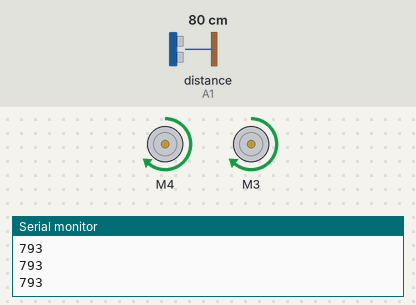
Simulated run of this sketch. Board: Arduino Uno, built with avr-gcc and run on an emulated ATmega328P. On the bench: 2 × DC motor (green arrow = forward, orange = backward, longer = faster), the last lines printed to the serial monitor. Wiring (inferred from the names in the program): ultrasonic range finder: trigger A0; echo A1. Inputs (shaded band) come from the test bench; at power-on: distance to the obstacle (sensor on A1) 80 cm. The echo pulse lasts 58.3 µs per cm; random numbers use the default seed unless the sketch sets one.

Above: at 1.27 s.
1.3 s: distance to the obstacle (sensor on A1) set to 2 cm
At 1.48 s:
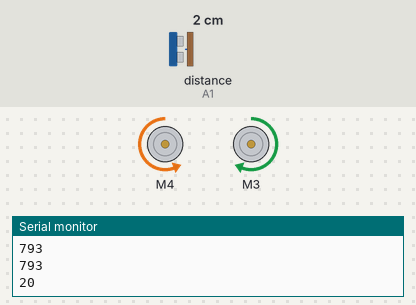
4.3 s: distance to the obstacle (sensor on A1) set to 4 cm
7.3 s: distance to the obstacle (sensor on A1) set to 120 cm
10.3 s: distance to the obstacle (sensor on A1) set to 19 cm
13.3 s: distance to the obstacle (sensor on A1) set to 16 cm
16.3 s: distance to the obstacle (sensor on A1) set to 18 cm
At 16.3 s:
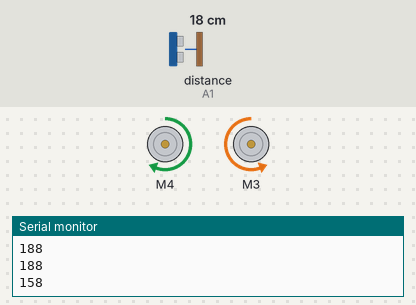
Timing chart, 0 to 20.3 s (numbered marks = the images above; inputs shaded):
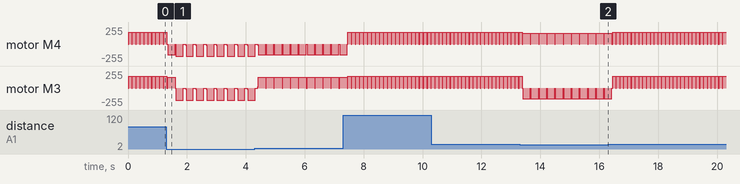

Measured:
- by itself, motor M4, motor M3: alternates forward 180/255 for 0.11 s and stopped for 0.02 s

The sketch:

5.EduCar_obstacle.ino
```cpp
/*
 *  이 소스는 에듀이노(Eduino)에 의해서 번역, 수정, 작성되었고 소유권 또한 에듀이노의 것입니다.
 *  소유권자의 허락을 받지 않고 무단으로 수정, 삭제하여 배포할 시 법적인 처벌을 받을 수도 있습니다.
 *
 *  에듀이노 교육용 2휠 아두이노 스마트카 구동예제
 *  - 초음파센서를 활용한 스마트카 자율주행-
 *
 *  초음파 센서로 거리를 감지하여 전방에 장애물이 인식되면, 좌우로 회피하여
 *  자율주행이 가능한 소스입니다.
 *  방향은 Random() 함수를 이용해 무작위로 선정됩니다.
 */

#include <AFMotor.h>
AF_DCMotor motor_L(4);              // 모터드라이버 L293D  3: M3에 연결,  4: M4에 연결
AF_DCMotor motor_R(3);

int i;

//초음파센서 출력핀(trig)과 입력핀(echo), 변수, 함수 선언//
int TrigPin = A0;
int EchoPin = A1;
long duration, distance;

void Obstacle_Check();
void Distance_Measurement();
void Forward();
void Backward();
void Right();
void Left();
void Stop();

void setup(){
  Serial.begin(9600);              // PC와의 시리얼 통신속도
  Serial.println("Eduino Smart Car Start!");

  pinMode(EchoPin, INPUT);   // EchoPin 입력
  pinMode(TrigPin, OUTPUT);  // TrigPin 출력

  motor_L.setSpeed(200);              // 왼쪽 모터의 속도
  motor_L.run(RELEASE);
  motor_R.setSpeed(200);              // 오른쪽 모터의 속도
  motor_R.run(RELEASE);
}

void loop(){
  Forward();
  delay(100);
  Obstacle_Check();
}

///////////장애물 확인 및 회피 방향 결정///////////
void Obstacle_Check(){
  int val = random(2);
  Distance_Measurement();

  Serial.println(distance);

  while(distance<170){
    if(distance<20){
      Backward();
      delay(250);
      Stop();
      delay(50);
      Distance_Measurement();
    }
    else{
      if(val == 0){
        Right();
        delay(250);
      }
      else if(val == 1){
        Left();
        delay(250);
      }
      Distance_Measurement();
    }
  }
}


////////거리감지///////////
void Distance_Measurement(){
  digitalWrite(TrigPin, LOW);
  delay(2);
  digitalWrite(TrigPin, HIGH);  // trigPin에서 초음파 발생(echoPin도 HIGH)
  delayMicroseconds(10);
  digitalWrite(TrigPin, LOW);
  duration = pulseIn(EchoPin, HIGH);    // echoPin 이 HIGH를 유지한 시간을 저장 한다.
  distance = ((float)(340 * duration) / 1000) / 2;
  delay(5);
}


///////////방향 제어 함수////////////
void Forward(){
    motor_L.run(FORWARD);  motor_R.run(FORWARD);
    for (i=0; i<200; i=i+20) {
      motor_L.setSpeed(i);  motor_R.setSpeed(i);
      delay(2);
    }
    for (i=200; i<0; i=i-20) {
      motor_L.setSpeed(i);  motor_R.setSpeed(i);
      delay(2);
    }
}

void Backward(){
    motor_L.run(BACKWARD);  motor_R.run(BACKWARD);
    for (i=0; i<200; i=i+20) {
      motor_L.setSpeed(i);  motor_R.setSpeed(i);
      delay(2);
    }
    for (i=200; i<0; i=i-20) {
      motor_L.setSpeed(i);  motor_R.setSpeed(i);
      delay(2);
    }
}

void Right(){
    motor_L.run(FORWARD);  motor_R.run(BACKWARD);
    for (i=0; i<180; i=i+20) {
        //j = i*1.3;     if(j >= 200) j = 200;
        motor_L.setSpeed(i);  motor_R.setSpeed(i);
        delay(2);
    }
    for (i=180; i<0; i=i-20) {
      motor_L.setSpeed(i);  motor_R.setSpeed(i);
      delay(2);
    }
}

void Left(){
    motor_L.run(BACKWARD);  motor_R.run(FORWARD);
    for (i=0; i<180; i=i+20) {
        //j = i*1.3;     if(j >= 200) j = 200;
        motor_L.setSpeed(i);  motor_R.setSpeed(i);
        delay(2);
    }
    for (i=180; i<0; i=i-20) {
      motor_L.setSpeed(i);  motor_R.setSpeed(i);
      delay(2);
    }
}

void Stop(){
   motor_L.run(RELEASE);       motor_R.run(RELEASE);
   for (i=200; i>=0; i=i-20) {
          motor_L.setSpeed(i);  motor_R.setSpeed(i);
          delay(2);
   }
}
```
